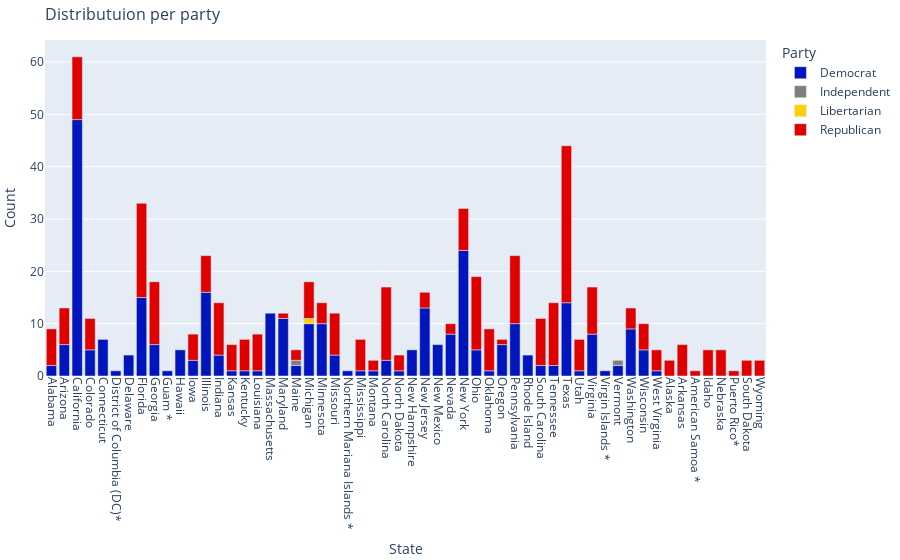

Source (notebook cell):
### Code cell
fig = px.bar(
    party_state_distribution,
    x="State",
    y="Count",
    color='Party',
    color_discrete_sequence=["#0015BC", "#7f7f7f", "#FED105", "#DE0100"],
    title = 'Distributuion per party',
)
fig.update_layout(
    xaxis=dict(
        tickangle=90,
        dtick = 1,
        showticklabels = True,
    ),
    margin=dict(b=5,l=5,r=5,t=40),
    titlefont_size=16,
)
fig.write_html(
    file = "../web_app/plotly_files/tweet_parties_3_barplot.html", 
    full_html = False,
    include_plotlyjs='cdn'
)
fig

### Figure 1 — Plotly figure (JSON) as saved in the notebook; plotly's stock layout.template omitted (floating-point values rounded to 4 significant figures)
{"data": [{"alignmentgroup": "True", "hovertemplate": "Party=Democrat<br>State=%{x}<br>Count=%{y}<extra></extra>", "legendgroup": "Democrat", "marker": {"color": "#0015BC"}, "name": "Democrat", "offsetgroup": "Democrat", "orientation": "v", "showlegend": true, "textposition": "auto", "type": "bar", "x": ["Alabama", "Arizona", "California", "Colorado", "Connecticut", "District of Columbia (DC)*", "Delaware", "Florida", "Georgia", "Guam *", "Hawaii", "Iowa", "Illinois", "Indiana", "Kansas", "Kentucky", "Louisiana", "Massachusetts", "Maryland", "Maine", "Michigan", "Minnesota", "Missouri", "Northern Mariana Islands *", "Mississippi", "Montana", "North Carolina", "North Dakota", "New Hampshire", "New Jersey", "New Mexico", "Nevada", "New York", "Ohio", "Oklahoma", "Oregon", "Pennsylvania", "Rhode Island", "South Carolina", "Tennessee", "Texas", "Utah", "Virginia", "Virgin Islands *", "Vermont", "Washington", "Wisconsin", "West Virginia"], "xaxis": "x", "y": [2, 6, 49, 5, 7, 1, 4, 15, 6, 1, 5, 3, 16, 4, 1, 1, 1, 12, 11, 2, 10, 10, 4, 1, 1, 1, 3, 1, 5, 13, 6, 8, 24, 5, 1, 6, 10, 4, 2, 2, 14, 1, 8, 1, 2, 9, 5, 1], "yaxis": "y"}, {"alignmentgroup": "True", "hovertemplate": "Party=Independent<br>State=%{x}<br>Count=%{y}<extra></extra>", "legendgroup": "Independent", "marker": {"color": "#7f7f7f"}, "name": "Independent", "offsetgroup": "Independent", "orientation": "v", "showlegend": true, "textposition": "auto", "type": "bar", "x": ["Maine", "Vermont"], "xaxis": "x", "y": [1, 1], "yaxis": "y"}, {"alignmentgroup": "True", "hovertemplate": "Party=Libertarian<br>State=%{x}<br>Count=%{y}<extra></extra>", "legendgroup": "Libertarian", "marker": {"color": "#FED105"}, "name": "Libertarian", "offsetgroup": "Libertarian", "orientation": "v", "showlegend": true, "textposition": "auto", "type": "bar", "x": ["Michigan"], "xaxis": "x", "y": [1], "yaxis": "y"}, {"alignmentgroup": "True", "hovertemplate": "Party=Republican<br>State=%{x}<br>Count=%{y}<extra></extra>", "legendgroup": "Republican", "marker": {"color": "#DE0100"}, "name": "Republican", "offsetgroup": "Republican", "orientation": "v", "showlegend": true, "textposition": "auto", "type": "bar", "x": ["Alaska", "Alabama", "Arkansas", "American Samoa *", "Arizona", "California", "Colorado", "Florida", "Georgia", "Iowa", "Idaho", "Illinois", "Indiana", "Kansas", "Kentucky", "Louisiana", "Maryland", "Maine", "Michigan", "Minnesota", "Missouri", "Mississippi", "Montana", "North Carolina", "North Dakota", "Nebraska", "New Jersey", "Nevada", "New York", "Ohio", "Oklahoma", "Oregon", "Pennsylvania", "Puerto Rico*", "South Carolina", "South Dakota", "Tennessee", "Texas", "Utah", "Virginia", "Washington", "Wisconsin", "West Virginia", "Wyoming"], "xaxis": "x", "y": [3, 7, 6, 1, 7, 12, 6, 18, 12, 5, 5, 7, 10, 5, 6, 7, 1, 2, 7, 4, 8, 6, 2, 14, 3, 5, 3, 2, 8, 14, 8, 1, 13, 1, 9, 3, 12, 30, 6, 9, 4, 5, 4, 3], "yaxis": "y"}], "layout": {"barmode": "relative", "legend": {"title": {"text": "Party"}, "tracegroupgap": 0}, "margin": {"b": 5, "l": 5, "r": 5, "t": 40}, "title": {"font": {"size": 16}, "text": "Distributuion per party"}, "xaxis": {"anchor": "y", "domain": [0, 1], "dtick": 1, "showticklabels": true, "tickangle": 90, "title": {"text": "State"}}, "yaxis": {"anchor": "x", "domain": [0, 1], "title": {"text": "Count"}}}}
